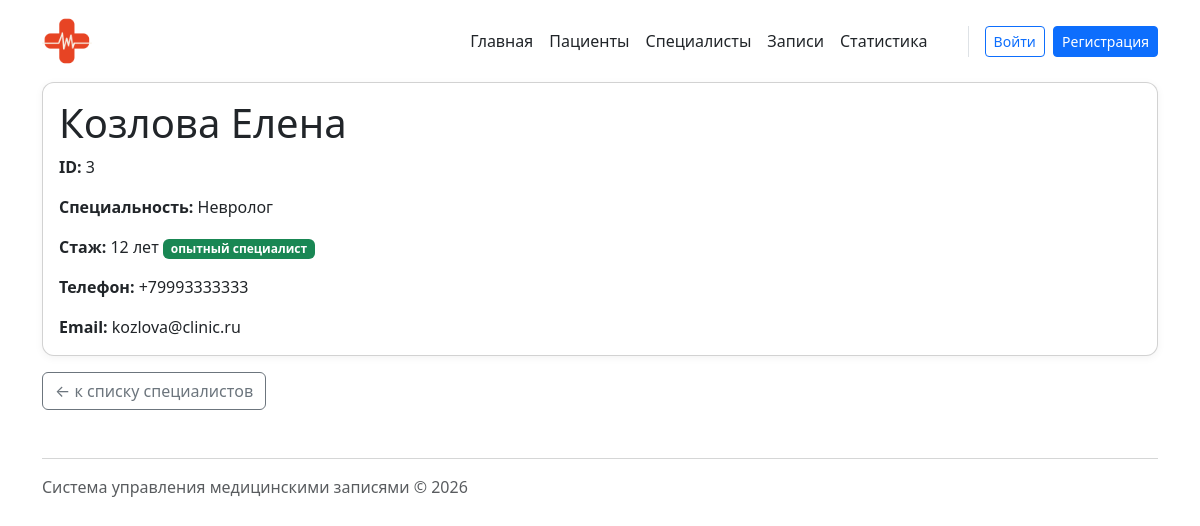
/specialists/3/, run on the app's committed database.
### specialists/models.py (models this page shows, shortened)
class Specialist(models.Model):
    first_name = models.CharField(max_length=100, verbose_name="Имя")
    last_name = models.CharField(max_length=100, verbose_name="Фамилия")
    speciality = models.CharField(max_length=100, verbose_name="Специальность")
    phone = models.CharField(max_length=20, verbose_name="Телефон")
    email = models.EmailField(verbose_name="Email")
    experience_years = models.PositiveIntegerField(default=0, verbose_name="Стаж (лет)")
    class Meta:
        verbose_name = "Специалист"
        verbose_name_plural = "Специалисты"

### specialists/views.py (the view)
# urls.py: path('<str:specialist_id>/', views.specialist_detail, name='detail'),
def specialist_detail(request: HttpRequest, specialist_id: int) -> HttpResponse:
    specialist = get_object_or_404(Specialist, id=specialist_id)
    return render(
        request,
        'specialists/specialist_detail.html',
        {'specialist': specialist},
    )

### patients/context_processors.py (called while the page is built)
def site_settings(request):
    return {
        'site_name': 'Медзаписи',
    }

### specialists/templates/specialists/specialist_detail.html (shortened to what this page needs)
{% extends "base.html" %}
{% block content %}
<div class="card">
    <div class="card-body">
        <h1 class="card-title">
            {{ specialist.last_name }} {{ specialist.first_name }}
        </h1>
        <p class="card-text"><strong>ID:</strong> {{ specialist.id }}</p>
        <p class="card-text">
            <strong>Специальность:</strong> {{ specialist.speciality }}
        </p>
        <p class="card-text">
            <strong>Стаж:</strong> {{ specialist.experience_years }} лет
            {% if specialist.experience_years >= 5 %}
                <span class="badge bg-success">опытный специалист</span>
            {% else %}
                <span class="badge bg-secondary">молодой специалист</span>
            {% endif %}
        </p>
        <p class="card-text">
            <strong>Телефон:</strong> {{ specialist.phone }}
        </p>
        <p class="card-text">
            <strong>Email:</strong> {{ specialist.email }}
        </p>
    </div>
</div>
<a href="{% url 'specialists:list' %}"
   class="btn btn-outline-secondary mt-3">
    ← к списку специалистов
</a>
{% endblock %}

### homepage/static/homepage/css/style.css (style rules this page uses)
.card { border-radius: 12px; box-shadow: 0 2px 8px rgba(0, 0, 0, 0.05); }

### data on the page
Specialist: last_name "Козлова", first_name "Елена", id "3", speciality "Невролог", experience_years "12", phone "+79993333333", email "kozlova@clinic.ru"
